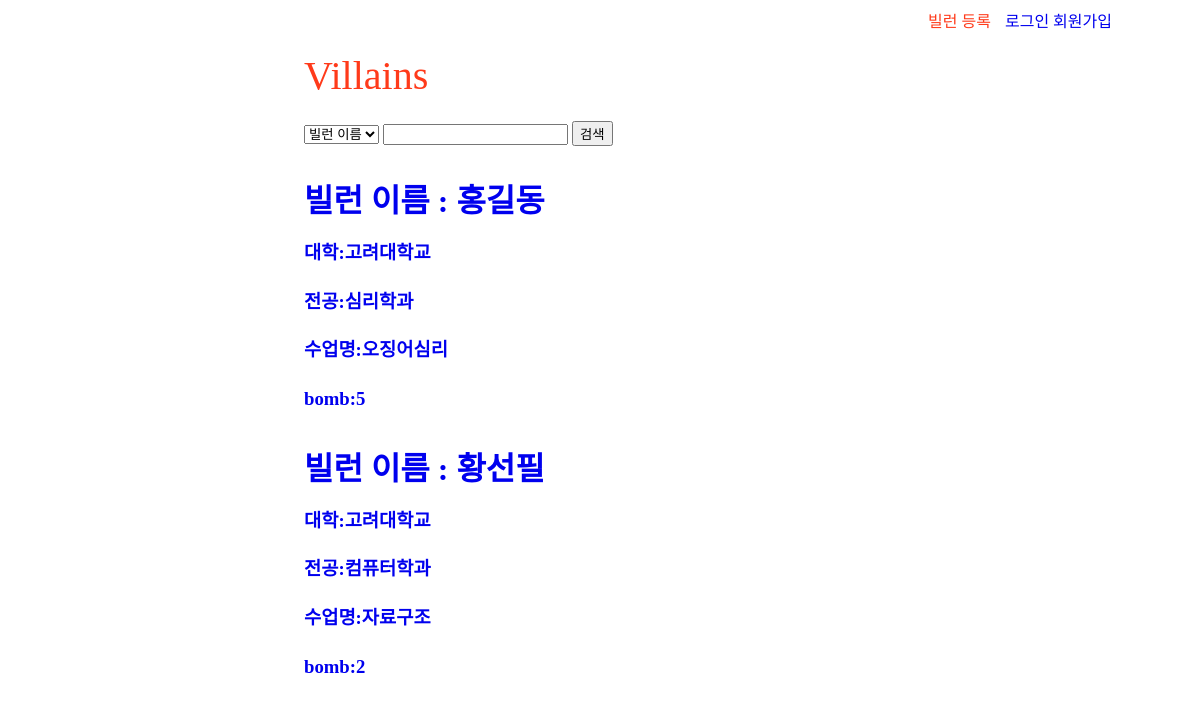
/, run on an earlier commit of the app's database.
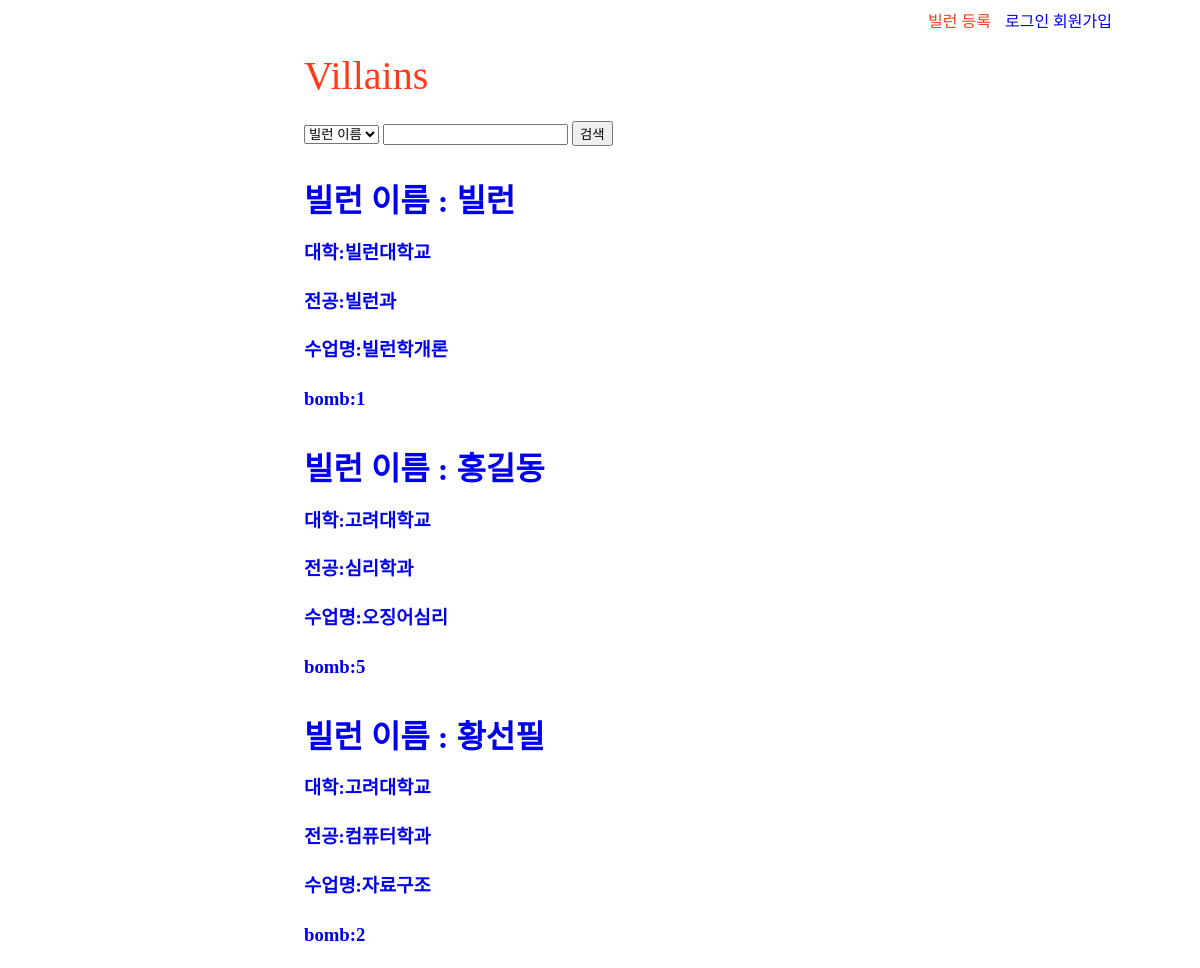
And on a later commit of the database.
### villains/models.py (models this page shows, shortened)
class Villain(models.Model):
    writter_id = models.CharField(max_length = 24) # models.ForeignKey(settings.AUTH_USER_MODEL, on_delete=models.CASCADE)
    villain_name = models.CharField(max_length = 24)
    univ = models.CharField(max_length = 24)
    major = models.CharField(max_length = 24)
    class_name = models.CharField(max_length = 24)
    bomb = models.IntegerField(
        default=1,
        validators=[
            MaxValueValidator(5),
            MinValueValidator(1)
        ]
    )
    agree = models.IntegerField(default=0) #인정
    content = models.CharField(max_length = 3000) #본문내용
    update_date = models.DateTimeField(auto_now=True) #자동으로 현재시간 추가

### villains/views.py (the view)
# urls.py: url(r'^$', views.index, name='index'),
def index(request):
    villains = Villain.objects.all()
    q = request.GET.get('searchText', '')
    searchType = request.GET.get('searchType')
    if q: # q가 있으면
        if searchType=="name":
            villains = villains.filter(villain_name__icontains=q) # 제목에 q가 포함되어 있는 레코드만 필터링
        elif searchType=="univ":
            villains = villains.filter(univ__icontains=q)
        elif searchType=="major":
            villains = villains.filter(major__icontains=q)
        elif searchType=="class_name":
            villains = villains.filter(class_name__icontains=q)
        elif searchType=="content":
            villains = villains.filter(content__icontains=q)
        return render(request, 'villains/default.html', {'villainList':villains} )
    else:
        villainList = Villain.objects.order_by('-update_date')[0:5]
        return render(request, 'villains/default.html', {'villainList':villainList} )

### villains/templates/villains/default.html (shortened to what this page needs)
{% extends 'villains/base.html' %}
{% block content %}
    <div class="main">
        <form action="" method="get">
            <select name="searchType">
              <option value="name">빌런 이름</option>
            </select>
            <input type="text" name="searchText" value="{{ inputText }}">
            <input type="submit" value="검색">
          </form>
      {% for villain in villainList %}
        <div class = "villainBlock">
        <a href="{% url 'villain_detail' pk=villain.pk %}">
          <h1>빌런 이름 : {{villain.villain_name}}</h1>
          <h3>대학:{{villain.univ}}</h3>
          <h3>전공:{{villain.major}}</h3>
          <h3>수업명:{{villain.class_name}}</h3>
          <h3>bomb:{{villain.bomb}}</h3>
        </a>
      </div><br>
      {% endfor %}
    </div>
{% endblock %}

### villains/templates/villains/base.html (shortened to what this page needs)
{% load staticfiles %}
{% load static %}
<html>
  <head>
    <link rel="stylesheet" type="text/css" href="{% static 'villains/main.css' %}">
    <link rel="stylesheet" type="text/css" href="{% static 'villains/villain_detail.css' %}">
  </head>
  <body>
    <header>
        <a href="{% url 'register_villain' %}" title  ="글쓰기" class="register_villain">빌런 등록</a>
        {% if user.is_active %}
          {{user.username}} 님 환영합니다
          <a href="{% url 'logout' %}" title  ="로그아웃">로그아웃</a>
        {% else %}
          <a href="{% url 'login' %}" title  ="로그인">로그인</a>
          <a href="{% url 'join' %}" title  ="회원가입">회원가입</a><br>
        {% endif %}
        <div class ="title">
          <a href="{% url 'index' %}" title  ="메인화면"> <p1>Villains</p1> </a>
        </div>
    </header>
    {% block content %}
    {% endblock %}
  </body>
</html>

### villains/static/villains/main.css (style rules this page uses)
a { text-decoration: none; }
header { margin-left:25%; margin-right:25%; text-align:right; width:808px; }
.register_villain { color:#FF3A1A; padding-right:10px; }
.title { color:#FF3A1A; font-size:40px; padding-top:20px; padding-bottom:20px; text-align:left; }
.title>a { color:#FF3A1A; }
.main { margin-left:25%; margin-right:25%; width:808px; height:600px; line-height:30px; }
.VillainBlock { display:inline-block; border-width:1px; }
.VillainBlock>a { display:inline-block; text-decoration: none; }

What changed in the data, as far as the page shows it:
added Villain: villain_name "빌런", univ "빌런대학교", major "빌런과", class_name "빌런학개론", bomb "1"
